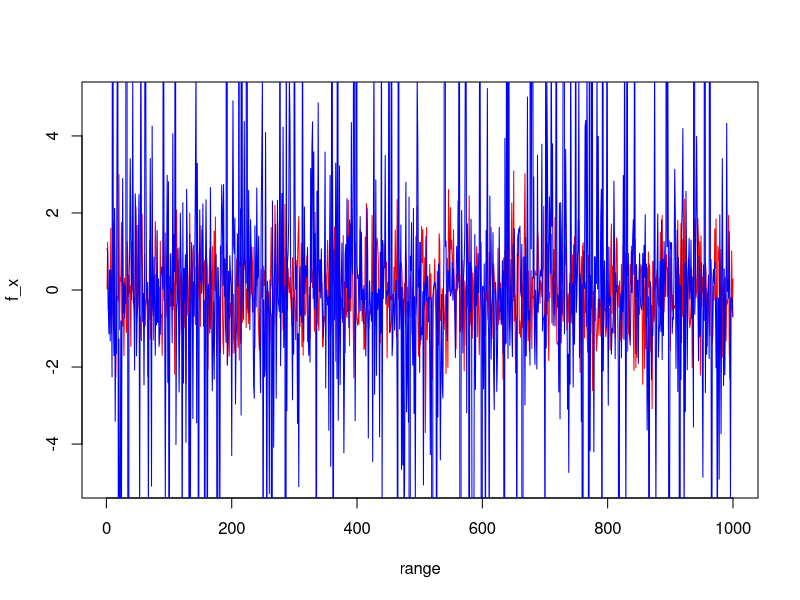
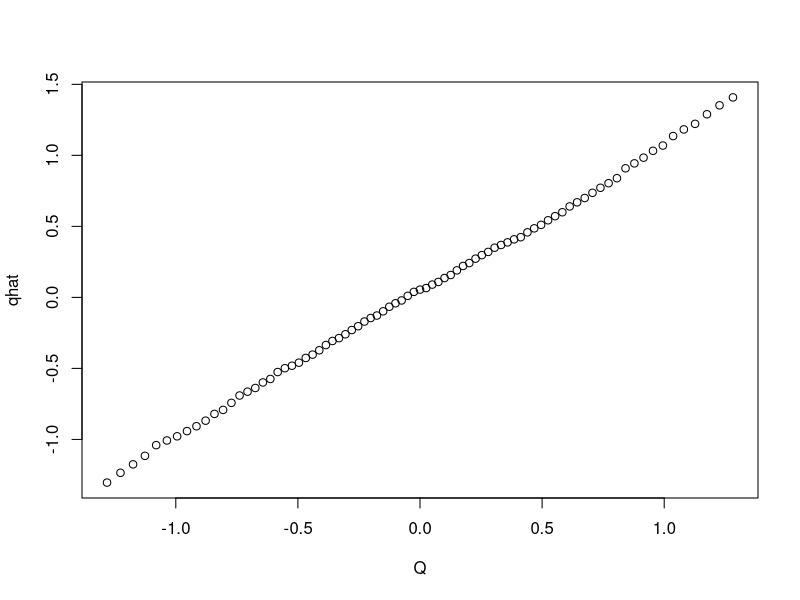
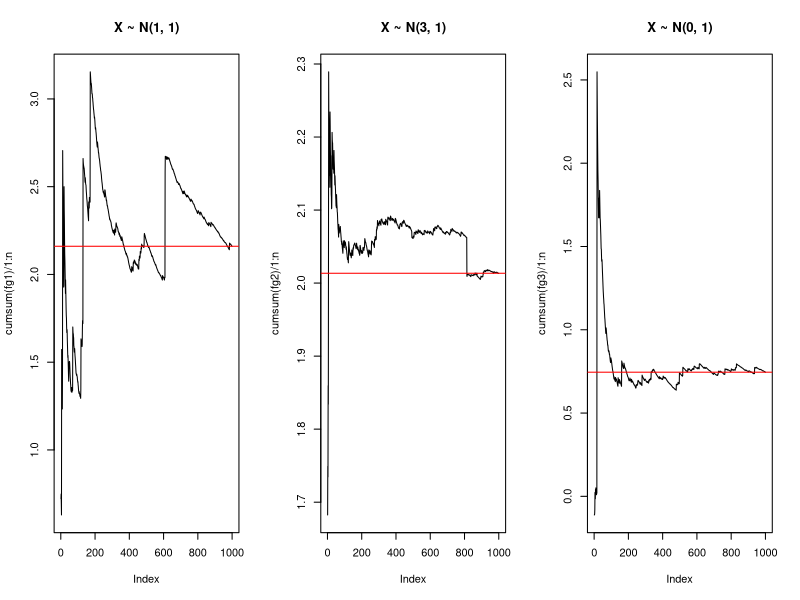

The R source for these figures, in order:
## ---- chunk 1
set.seed(210)
n <- 1000
f_x <- rnorm(n, 0, 1)
g_x <- rcauchy(n, 0, 1)
M <- max(f_x/g_x)
range <- seq(1, 1000, 1)
plot(range, f_x, type = 'l', ylim=c(-5, 5), col='red')
lines(range, g_x, type='l', col='blue')
k <- 0 #counter for accepted
j <- 0 #counter for iterations
x <- rep(0, n)
while(k < n){
  y <- rcauchy(1)
  u <- runif(1)
  j <- j + 1
  if(u<dnorm(y)/(dcauchy(y)*M)){
    k <- k + 1
    x[k] <- y
  }
}
p <- seq(0.1, 0.9, 0.01)
qhat <- quantile(x, p)
Q <- qnorm(p, 0, 1)
round(rbind(qhat, Q), 3)
plot(Q, qhat)

## ---- chunk 2
n <- 1000

#x<- rnorm(n, mean=0, sd=1)

g <- function(x){
  (1/2*(1/sqrt(2*pi)*exp(-((x-1)^2)/2))) + (1/2*(1/sqrt(2*pi)*exp(-((x-3)^2)/2)))
}

x1 <- rnorm(n, mean = 1, sd = 1)
fg1 <-x1*g(x1)/dnorm(x1, mean = 1, sd = 1)
theta.hat1 <- mean(fg1)
theta.hat1


x2 <- rnorm(n, mean = 3, sd = 1)
fg2 <- x2*g(x2)/dnorm(x2, mean = 3, sd = 1)
theta.hat2 <- mean(fg2)
theta.hat2

x3 <- rnorm(n, mean = 0, sd = 1)
fg3 <- x3*g(x3)/dnorm(x3, mean = 0, sd = 1)
theta.hat3 <- mean(fg3)
theta.hat3
par(mfrow =c(1,3))

plot(cumsum(fg1)/1:n, type = "l", main = 'X ~ N(1, 1)')
abline(a=theta.hat1, b=0, col='red')

plot(cumsum(fg2)/1:n, type = "l",main = 'X ~ N(3, 1)')
abline(a=theta.hat2, b=0, col='red')

plot(cumsum(fg3)/1:n, type = "l", main = 'X ~ N(0, 1)')
abline(a=theta.hat3, b=0, col='red')
